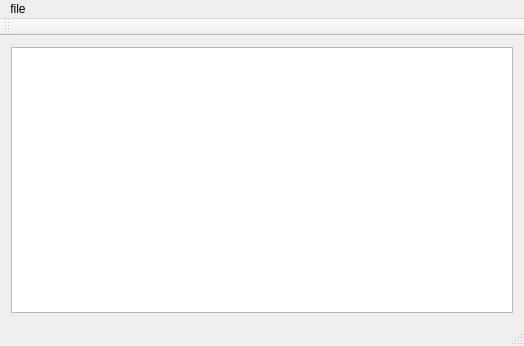
<?xml version="1.0" encoding="UTF-8"?>
<ui version="4.0">
 <class>MainWindow</class>
 <widget class="QMainWindow" name="MainWindow">
  <property name="enabled">
   <bool>true</bool>
  </property>
  <property name="geometry">
   <rect>
    <x>0</x>
    <y>0</y>
    <width>524</width>
    <height>346</height>
   </rect>
  </property>
  <property name="sizeIncrement">
   <size>
    <width>0</width>
    <height>0</height>
   </size>
  </property>
  <property name="windowTitle">
   <string>MainWindow</string>
  </property>
  <widget class="QWidget" name="centralWidget">
   <layout class="QHBoxLayout" name="horizontalLayout">
    <item>
     <widget class="QGraphicsView" name="graphicsView"/>
    </item>
   </layout>
  </widget>
  <widget class="QMenuBar" name="menuBar">
   <property name="geometry">
    <rect>
     <x>0</x>
     <y>0</y>
     <width>524</width>
     <height>23</height>
    </rect>
   </property>
   <widget class="QMenu" name="menufile">
    <property name="title">
     <string>file</string>
    </property>
    <widget class="QMenu" name="menurecent_file">
     <property name="title">
      <string>recent file</string>
     </property>
     <addaction name="separator"/>
     <addaction name="actionclear"/>
    </widget>
    <addaction name="actionopen"/>
    <addaction name="actionsave"/>
    <addaction name="actionsave_as"/>
    <addaction name="separator"/>
    <addaction name="actionprint"/>
    <addaction name="actionprint_preview"/>
    <addaction name="actionprint_setting"/>
    <addaction name="menurecent_file"/>
    <addaction name="actionexit"/>
   </widget>
   <addaction name="menufile"/>
  </widget>
  <widget class="QToolBar" name="mainToolBar">
   <attribute name="toolBarArea">
    <enum>TopToolBarArea</enum>
   </attribute>
   <attribute name="toolBarBreak">
    <bool>false</bool>
   </attribute>
  </widget>
  <widget class="QStatusBar" name="statusBar"/>
  <action name="actionopen">
   <property name="text">
    <string>open</string>
   </property>
  </action>
  <action name="actionsave">
   <property name="text">
    <string>save</string>
   </property>
  </action>
  <action name="actionsave_as">
   <property name="text">
    <string>save as</string>
   </property>
  </action>
  <action name="actionprint">
   <property name="text">
    <string>print</string>
   </property>
  </action>
  <action name="actionprint_preview">
   <property name="text">
    <string>print preview</string>
   </property>
  </action>
  <action name="actionprint_setting">
   <property name="text">
    <string>print setting</string>
   </property>
  </action>
  <action name="actionexit">
   <property name="text">
    <string>exit</string>
   </property>
  </action>
  <action name="actionclear">
   <property name="text">
    <string>clear</string>
   </property>
  </action>
 </widget>
 <layoutdefault spacing="6" margin="11"/>
 <resources/>
 <connections/>
</ui>
